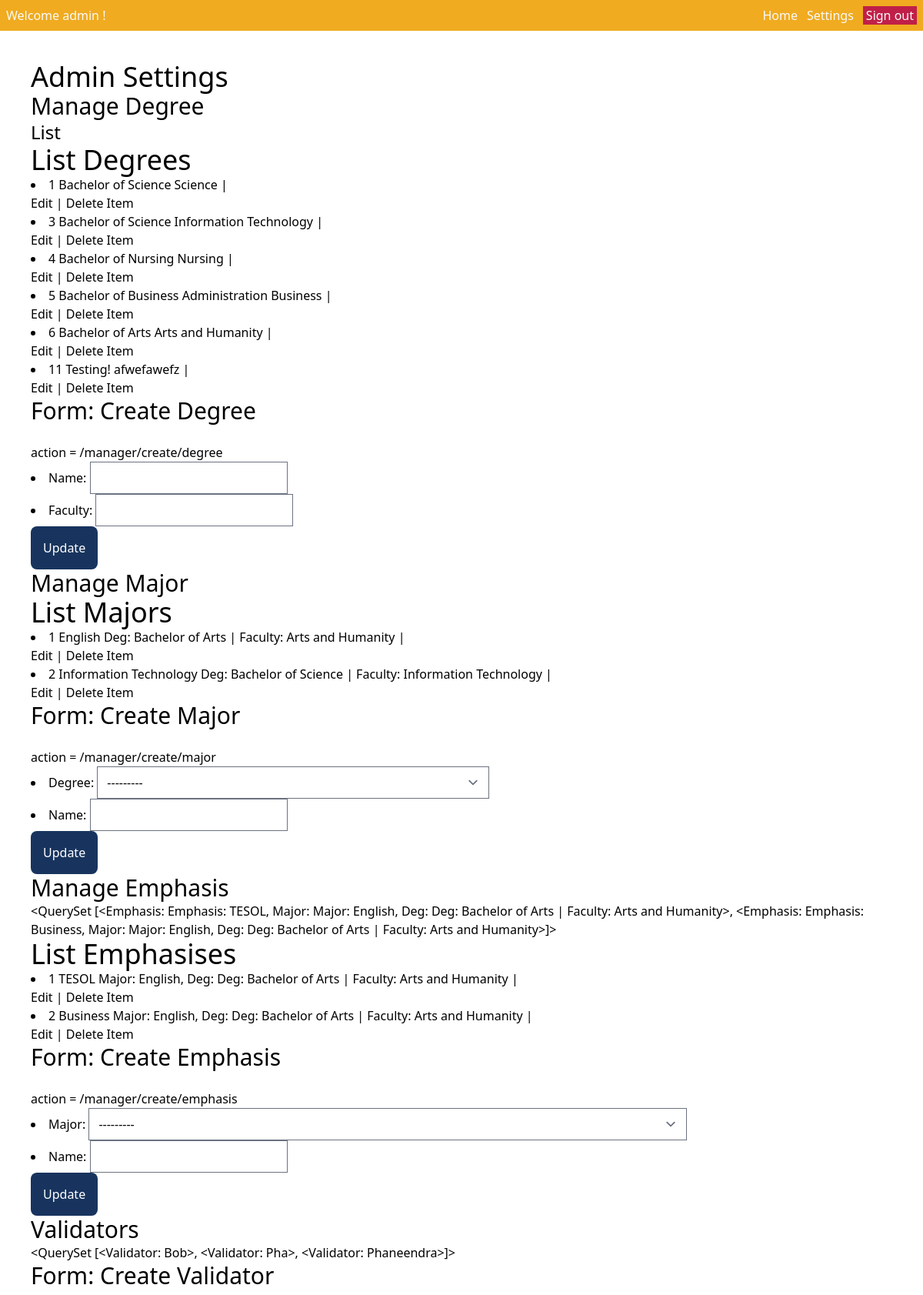
Before: /manager/settings (signed in, upper part) with the older database file.
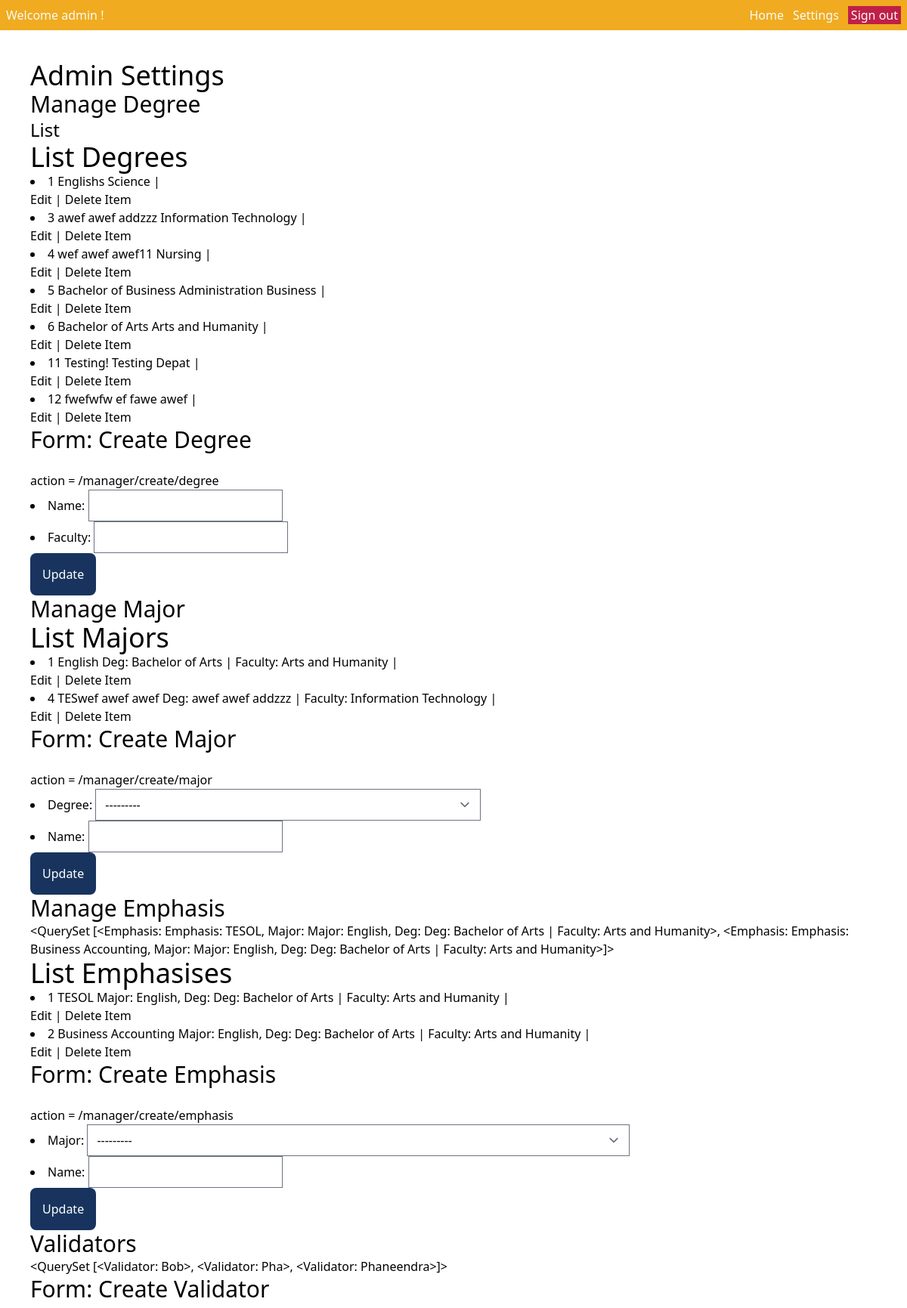
After: the same page with the newer database file.
### spapp/models.py (models this page shows)
class Degree(models.Model):
    name = models.CharField(max_length=40)
    faculty = models.CharField(max_length=50)
    """ the __str__ function overides the name of an object and displays it as a string """
    def __str__(self):
        return f"Deg: {self.name} | Faculty: {self.faculty}"

class Major(models.Model):
    degree = models.ForeignKey(Degree, on_delete=models.CASCADE)
    name = models.CharField(max_length=30)
    def __str__(self):
        return f"Major: {self.name}, Deg: {self.degree}"

class Emphasis(models.Model):
    major = models.ForeignKey(Major, on_delete=models.CASCADE)
    name = models.CharField(max_length=30)
    def __str__(self):
        return f"Emphasis: {self.name}, Major: {self.major}"

### spapp/views.py (the view, shortened to what this page needs)
# urls.py: path("manager/settings", views.AdminSettings.as_view(), name="manager_settings"),
@method_decorator(decorators, name='dispatch')
class AdminSettings(LoginRequiredMixin, generic.TemplateView):
    login_url = "spapp:login"
    template_name = "pages/manager/settings.html"
    form_degree = DegreeForm
    form_major = MajorForm
    form_emphasis = EmphasisForm
    form_validator = ValidatorForm
    def get_context_data(self, **kwargs):
        context = super().get_context_data(**kwargs)
        try:
            context = {
                'degrees': Degree.objects.all(),
                'majors': Major.objects.all(),
                'emphasises': Emphasis.objects.all(),
                'validators': Validator.objects.all(),
                'form_degree': self.form_degree(),
                'form_major': self.form_major(),
                'form_emphasis': self.form_emphasis(),
                'form_validator': self.form_validator()
            }
            return context
        except:
            messages.add_message(
                self.request, messages.WARNING, "You are not a student")
            return context

### spapp/forms.py
class DegreeForm(forms.ModelForm):
    class Meta:
        model = Degree
        fields = '__all__'

class MajorForm(forms.ModelForm):
    class Meta:
        model = Major
        fields = '__all__'

### spapp/models.py (called while the page is built)
    def __str__(self):
        return f"{self.name}"

### theme/templates/pages/manager/settings.html
{% extends 'components/manager/layout.html' %}
{% block content %}
<h1> Admin Settings </h1>
<h2> Manage Degree </h2>
<h3> List </h3>
{% include 'components/manager/degree/list.html' with title="Degrees" data=degrees %}
{% include 'components/manager/create_form.html' with form=form_degree title="Create Degree" url="/manager/create/degree" %}
<h2> Manage Major </h2>
{% include 'components/manager/major/list.html' with title="Majors" data=majors %}
{% include 'components/manager/create_form.html' with form=form_major title="Create Major" url="/manager/create/major" %}
<h2> Manage Emphasis </h2>
{{ emphasises }}
{% include 'components/manager/emphasis/list.html' with title="Emphasises" data=emphasises %}
{% include 'components/manager/create_form.html' with form=form_emphasis title="Create Emphasis" url="/manager/create/emphasis" %}
<h2> Validators </h2>
{{ validators }}
{% include 'components/manager/create_form.html' with form=form_validator title="Create Validator" url="/manager/create/validator" %}
{% endblock %}

### theme/templates/components/manager/degree/list.html (shortened to what this page needs)
<h1> List {{ title }} </h1>
{% for item in data %}
<li>{{ item.pk }} {{ item.name }} {{ item.faculty }} |
  <div id="deg-{{ item.pk }}">
    <button onClick=edit_degree("{{ item.pk }}")> Edit </button> |
    <button onClick=delete_degree("{{ item.pk}}")>Delete Item</button>
  </div>
</li>
{% endfor %}

### theme/templates/components/manager/create_form.html (shortened to what this page needs)
<h2>Form: {{ title }} </h2>
<br />
action = {{ url }}
<form method="post" id="create_form" action="{{ url }}" >
    {{ form.as_ul }}
<button type="submit" class="p-4 text-white rounded-lg bg-primary"  value="Submit">Update</button>
</form>

### theme/templates/components/manager/major/list.html (shortened to what this page needs)
<h1> List {{ title }} </h1>
{% for item in data %}
<li>{{ item.pk }} {{ item.name }} {{ item.degree }} |
  <div id="maj-{{ item.pk }}">
    <button onClick=edit_major("{{ item.pk }}")> Edit </button> |
    <button onClick=delete_major("{{ item.pk}}")>Delete Item</button>
  </div>
</li>
{% endfor %}

### theme/templates/components/manager/emphasis/list.html (shortened to what this page needs)
<h1> List {{ title }} </h1>
{% for item in data %}
<li>{{ item.pk }} {{ item.name }} {{ item.major }} |
  <div id="emp-{{ item.pk }}">
    <button onClick=edit_emphasis("{{ item.pk }}")> Edit </button> |
    <button onClick=delete_emphasis("{{ item.pk}}")>Delete Item</button>
  </div>
</li>
{% endfor %}

Changed rows visible on the page:
removed Major: pk "2", name "Information Technology", degree "Deg: Bachelor of Science | Faculty: Information Technology"
changed Degree "Science": name "Bachelor of Science" → "Englishs"
changed Degree "Information Technology": name "Bachelor of Science" → "awef awef addzzz"
changed Degree "Nursing": name "Bachelor of Nursing" → "wef awef awef11"
changed Degree "Testing!": faculty "afwefawefz" → "Testing Depat"
added Degree: pk "12", name "fwefwfw ef", faculty "fawe awef"
added Major: pk "4", name "TESwef awef awef", degree "Deg: awef awef addzzz | Faculty: Information Technology"
changed through a linked row, Emphasis "TESOL": name+major "…and Humanity>, <Emphasis: Emphasis: Business, Major: Major: English, Deg:…" → "…and Humanity>, <Emphasis: Emphasis: Business Accounting, Major: Major: English, Deg:…"
changed Emphasis id 2: name "Business" → "Business Accounting"
